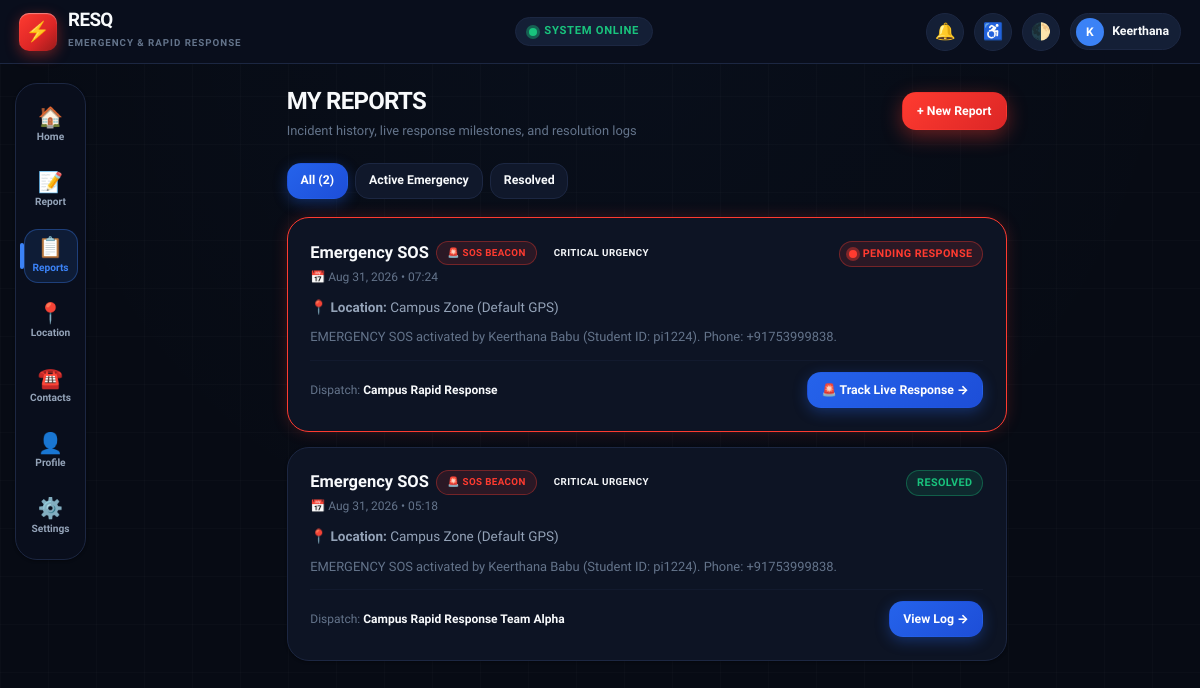
The page /my-reports/ (signed in) on the database as committed earlier.
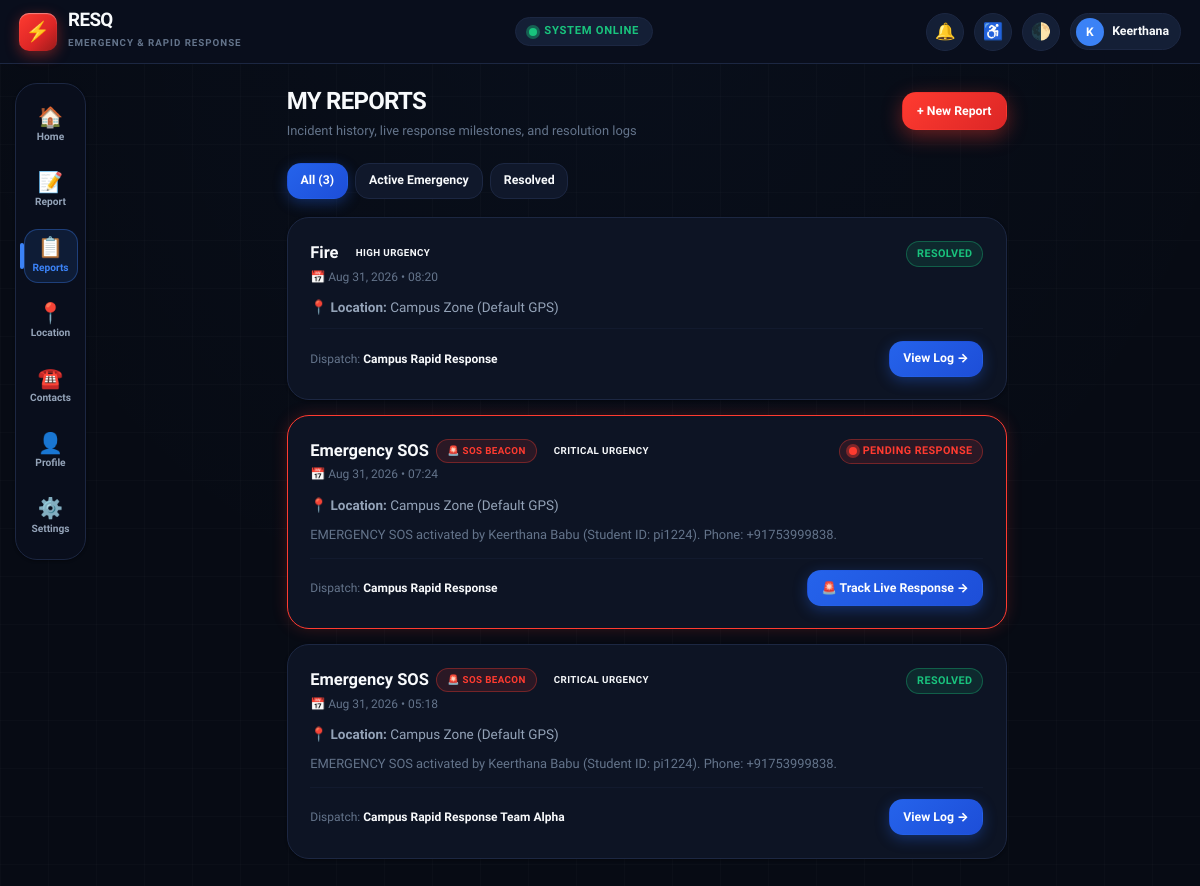
The same page on the database as committed later.
### safety_app/models.py (models this page shows, shortened)
class Incident(models.Model):
    INCIDENT_TYPES = [
        ('EMERGENCY', 'Emergency SOS'),
        ('MEDICAL', 'Medical Emergency'),
        ('ACCIDENT', 'Accident'),
        ('FIRE', 'Fire'),
        ('PHYSICAL_THREAT', 'Physical Threat'),
        ('SUSPICIOUS', 'Suspicious Activity'),
        ('INFRASTRUCTURE', 'Unsafe Infrastructure'),
        ('OTHER', 'Other'),
    ]
    URGENCY_LEVELS = [
        ('LOW', 'Low Urgency'),
        ('MEDIUM', 'Medium Urgency'),
        ('HIGH', 'High Urgency'),
        ('CRITICAL', 'Critical Urgency'),
    ]
    STATUS_CHOICES = [
        ('PENDING', 'Pending Response'),
        ('ACCEPTED', 'Team Accepted'),
        ('ON_THE_WAY', 'Team On The Way'),
        ('ARRIVED', 'Team Arrived'),
        ('RESOLVED', 'Resolved'),
        ('CANCELLED', 'Cancelled'),
    ]
    user = models.ForeignKey(User, on_delete=models.CASCADE, related_name='incidents')
    incident_type = models.CharField(max_length=30, choices=INCIDENT_TYPES, default='EMERGENCY')
    description = models.TextField(blank=True)
    location_name = models.CharField(max_length=255, default="Main Campus Grounds")
    latitude = models.FloatField(null=True, blank=True)
    longitude = models.FloatField(null=True, blank=True)
    urgency = models.CharField(max_length=15, choices=URGENCY_LEVELS, default='CRITICAL')
    status = models.CharField(max_length=20, choices=STATUS_CHOICES, default='PENDING')
    image = models.ImageField(upload_to='incidents/', null=True, blank=True)
    response_team_name = models.CharField(max_length=120, null=True, blank=True)
    responder_notes = models.TextField(null=True, blank=True)
    eta_minutes = models.PositiveIntegerField(null=True, blank=True)
    is_sos = models.BooleanField(default=False)
    created_at = models.DateTimeField(auto_now_add=True)
    updated_at = models.DateTimeField(auto_now=True)
    resolved_at = models.DateTimeField(null=True, blank=True)
    class Meta:
        ordering = ['-created_at']
    def is_active(self):
        return self.status in ['PENDING', 'ACCEPTED', 'ON_THE_WAY', 'ARRIVED']

### safety_app/views.py (the view)
# urls.py: path('my-reports/', views.my_reports_view, name='my_reports'),
@login_required
def my_reports_view(request):
    status_filter = request.GET.get('status', 'all')
    reports = Incident.objects.filter(user=request.user)
    if status_filter == 'active':
        reports = reports.filter(status__in=['PENDING', 'ACCEPTED', 'ON_THE_WAY', 'ARRIVED'])
    elif status_filter == 'resolved':
        reports = reports.filter(status='RESOLVED')
    elif status_filter == 'cancelled':
        reports = reports.filter(status='CANCELLED')
    return render(request, 'incidents/my_reports.html', {
        'reports': reports,
        'current_filter': status_filter
    })

### templates/incidents/my_reports.html (shortened to what the changed rows need)
{% extends 'base.html' %}
{% load static %}
{% block content %}
<div class="page-centered-container">
  <div style="display:flex; justify-content:space-between; align-items:center; margin-bottom:1.5rem;">
    <div>
      <h1 style="font-size:1.6rem; font-weight:900; color:var(--text-primary); letter-spacing:-0.03em;">
        MY REPORTS
      </h1>
    </div>
  </div>
  <div style="display:flex; gap:0.5rem; margin-bottom:1.25rem;">
    <a href="{% url 'my_reports' %}?status=all" class="btn {% if current_filter == 'all' %}btn-primary{% else %}btn-outline{% endif %}" style="padding:0.4rem 0.85rem; min-height:36px; font-size:0.82rem;">
      All ({{ reports.count }})
    </a>
    <a href="{% url 'my_reports' %}?status=active" class="btn {% if current_filter == 'active' %}btn-primary{% else %}btn-outline{% endif %}" style="padding:0.4rem 0.85rem; min-height:36px; font-size:0.82rem;">
      Active Emergency
    </a>
    <a href="{% url 'my_reports' %}?status=resolved" class="btn {% if current_filter == 'resolved' %}btn-primary{% else %}btn-outline{% endif %}" style="padding:0.4rem 0.85rem; min-height:36px; font-size:0.82rem;">
      Resolved
    </a>
  </div>
  {% if reports %}
    <div style="display:flex; flex-direction:column; gap:1rem;">
      {% for rep in reports %}
        <div class="card" style="margin-bottom:0; {% if rep.is_active %}border-color:var(--emergency-red); box-shadow:0 0 16px rgba(255,59,48,0.2);{% endif %}">
          <div style="display:flex; justify-content:space-between; align-items:flex-start; margin-bottom:0.75rem; flex-wrap:wrap; gap:0.5rem;">
            <div>
              <div style="display:flex; align-items:center; gap:0.5rem; flex-wrap:wrap;">
                <span style="font-weight:900; font-size:1.1rem; color:var(--text-primary);">
                  {{ rep.get_incident_type_display }}
                </span>
                {% if rep.is_sos %}
                  <span class="badge badge-emergency" style="font-size:0.65rem;">🚨 SOS BEACON</span>
                {% endif %}
                <span class="badge badge-{{ rep.urgency|lower }}" style="font-size:0.65rem;">
                  {{ rep.get_urgency_display }}
                </span>
              </div>
              <div style="font-size:0.8rem; color:var(--text-muted); margin-top:2px;">
                📅 {{ rep.created_at|date:"M d, Y • H:i" }}
              </div>
            </div>
            <span class="badge {% if rep.status == 'RESOLVED' %}badge-success{% elif rep.status == 'CANCELLED' %}badge-gray{% else %}badge-emergency{% endif %}">
              {% if rep.is_active %}<span class="pulse-dot"></span>{% endif %}
              {{ rep.get_status_display }}
            </span>
          </div>
          <div style="font-size:0.9rem; color:var(--text-secondary); margin-bottom:0.75rem;">
            📍 <strong>Location:</strong> {{ rep.location_name }}
          </div>
          {% if rep.description %}
            <p style="font-size:0.86rem; color:var(--text-muted); margin-bottom:0.85rem; line-height:1.45;">
              {{ rep.description|truncatewords:28 }}
            </p>
          {% endif %}
          <div style="display:flex; justify-content:space-between; align-items:center; padding-top:0.75rem; border-top:1px solid var(--border-subtle); margin-top:0.5rem;">
            <div style="font-size:0.8rem; color:var(--text-muted);">
              Dispatch: <strong style="color:var(--text-primary);">{{ rep.response_team_name|default:"Campus Rapid Response" }}</strong>
            </div>
            <a href="{% url 'incident_detail' pk=rep.id %}" class="btn btn-primary" style="font-size:0.82rem; padding:0.4rem 0.9rem; min-height:36px;">
              {% if rep.is_active %}🚨 Track Live Response{% else %}View Log{% endif %} →
            </a>
          </div>
        </div>
      {% endfor %}
    </div>
  {% endif %}
</div>
{% endblock %}

Rows that differ between the two databases and show on the page:
added Incident: incident_type "Fire", urgency "HIGH URGENCY", created_at "Aug 31, 2026 • 08:20", status "RESOLVED", location_name "Campus Zone (Default GPS)", response_team_name "Campus Rapid Response", shows "View Log"
Other text that changed with them:
{{ reports.count }}: "2" → "3"
